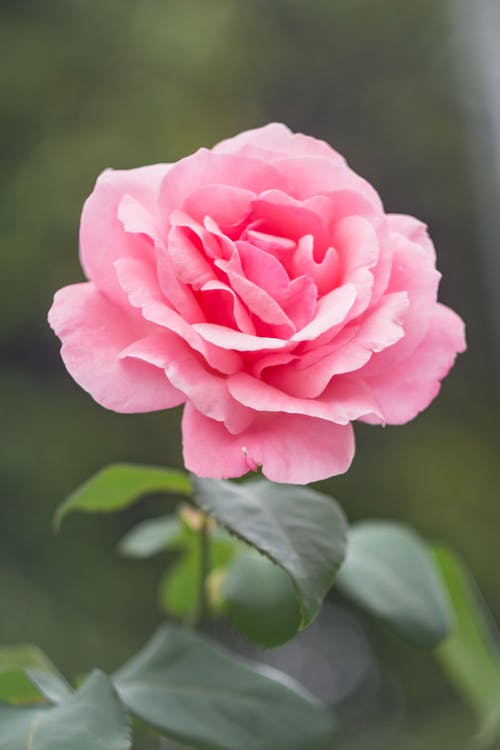
#> input picture Dataset/flower.jpeg, 500 x 750 px
$ jupyter execute CannyEdgeDetctor.ipynb
#> lines starting #> are read from the running program, lines starting #| are printed output that depends on the picture; after the words box and inside, x2 and y2 are one past the last pixel; in counts of white or black regions, pixels touching at a corner belong together
[cell 1]
import numpy as np
import cv2
import matplotlib.pyplot as plt
import math

### Functions Used

[cell 2]
def calculate_filter_size(sigma, T):
    sHalf = round(math.sqrt(-math.log(T) * 2 * sigma**2))
    N= 2*sHalf +1
    return N

def gradient_x(x,y,sigma):
    x1=np.exp(-(x**2+y**2)/(2*sigma**2))
    c=-2*(x)/(2*sigma**2)
    fx= c*x1
    return fx

def gradient_y(x,y,sigma):
    y1=np.exp(-(x**2+y**2)/(2*sigma**2))
    c=-2*(y)/(2*sigma**2)
    fy=c*y1
    return fy

def calculate_gradient (filter_size, sigma):
    fx=np.ndarray((filter_size,filter_size))
    fy=np.ndarray((filter_size,filter_size))
    for x in range (filter_size):
        for y in range (filter_size):
            fx[x,y]=gradient_x(x-int(filter_size/2),y-int(filter_size/2),sigma)
            fy[x,y]=gradient_y(x-int(filter_size/2),y-int(filter_size/2),sigma)
    return fx, fy

def Mask_generater(sigma,T):
    filter_size=calculate_filter_size(sigma, T)
    fx,fy=calculate_gradient(filter_size, sigma)
    return fx, fy

def scale_up(x, scale):
    return np.around(x*scale).astype('int')


def scale_down(x, scale):
    return np.around(x/scale).astype('int')


def convolution(image, kernel, stride):
    image_h, image_w=image.shape
    kernel_h, kernel_w=kernel.shape
    Out_image_h=(image_h-kernel_h)//stride +1
    Out_image_w=(image_w-kernel_w)//stride +1
    output=np.ndarray((Out_image_h,Out_image_w)) #empty output array
    kernel=np.flipud(kernel)
    kernel=np.fliplr(kernel)

    for x in range(Out_image_h-kernel_h+1):
        for y in range (Out_image_w-kernel_w+1):
            image_sliced = image[...,x:x+kernel_h, y:y+kernel_w]
            product = np.multiply(image_sliced,kernel)
            output[x][y]=product.sum()
    return output

def NonMaxSup(magnitude, gradient_direction):
    NonMaxSup_value = np.zeros(magnitude.shape)
    for x in range(1, int(magnitude.shape[0]) - 1):
        for y in range(1, int(magnitude.shape[1]) - 1):
            if((gradient_direction[x,y] >= 0 and gradient_direction[x,y] <= 22.5) or (gradient_direction[x,y] >= 157.5 and gradient_direction[x,y] <= 202.5) or (gradient_direction[x,y] >= 337.5 and gradient_direction[x,y] <= 360)):
                if((magnitude[x,y] > magnitude[x,y+1]) and (magnitude[x,y] > magnitude[x,y-1])):
                    NonMaxSup_value[x,y] = magnitude[x,y]
                else:
                    NonMaxSup_value[x,y] = 0
            if((gradient_direction[x,y] >= 22.5 and gradient_direction[x,y] <= 67.5) or (gradient_direction[x,y] >= 202.5 and gradient_direction[x,y] <= 247.5)):
                if((magnitude[x,y] > magnitude[x+1,y+1]) and (magnitude[x,y] > magnitude[x-1,y-1])):
                    NonMaxSup_value[x,y] = magnitude[x,y]
                else:
                    NonMaxSup_value[x,y] = 0
            if((gradient_direction[x,y] >= 67.5 and gradient_direction[x,y] <= 112.5) or (gradient_direction[x,y] >= 247.5 and gradient_direction[x,y] >= 292.5)):
                if((magnitude[x,y] > magnitude[x+1,y]) and (magnitude[x,y] > magnitude[x-1,y])):
                    NonMaxSup_value[x,y] = magnitude[x,y]
                else:
                    NonMaxSup_value[x,y] = 0
            if((gradient_direction[x,y] >= 112.5 and gradient_direction[x,y] <= 157.5) or (gradient_direction[x,y] <= 292.5 and gradient_direction[x,y] >= 337.5)):
                if((magnitude[x,y] > magnitude[x+1,y-1]) and (magnitude[x,y] > magnitude[x-1,y+1])):
                    NonMaxSup_value[x,y] = magnitude[x,y]
                else:
                    NonMaxSup_value[x,y] = 0

    return NonMaxSup_value

def Thresholded_image(img):
    ThRatio =0.7
    TlRatio = 0.3
    image = np.copy(img)
    height = int(image.shape[0])
    width = int(image.shape[1])
    Th = np.max(image) * ThRatio
    Tl = Th * TlRatio
    for i in range(1,height-1):
        for j in range(1,width-1):
            if(image[i,j] > Th):
                image[i,j] = 1
            elif(image[i,j] < Tl):
                image[i,j] = 0
            else:
                if((image[i-1,j-1] > Th) or (image[i-1,j] > Th) or (image[i-1,j+1] > Th) or(image[i,j-1] > Th)
                   or (image[i,j+1] > Th) or (image[i+1,j-1] > Th) or (image[i+1,j] > Th) or(image[i+1,j+1] > Th)):
                    image[i,j] = 1

    image = (image == 1) * image

    return image

### Variables Used

[cell 3]
sigma = 1
threshold = 0.3
scale = 255
stride = 1

### Mask Generation

[cell 4]
mask_x, mask_y = Mask_generater(sigma,threshold)
Gx= scale_up(mask_x, scale)
Gy= scale_up(mask_y, scale)

### Reading an image

[cell 5]
original = cv2.imread('Dataset/flower.jpeg')
#> original is the input picture: shape (750, 500, 3); mean B, G, R 101.7, 108.5, 129.5
Flower= cv2.cvtColor(original, cv2.COLOR_BGR2GRAY)
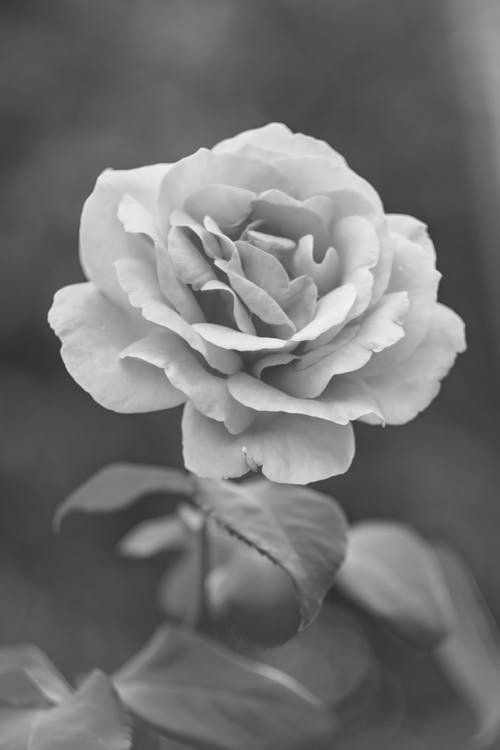
#> Flower: shape (750, 500); min 45, max 244, mean 114
plt.imshow(Flower, cmap='gray')
plt.title('Flower')
plt.savefig('Flower_gray.jpg')
plt.show()

### Convolve masks with image

[cell 6]
Fx = convolution(Flower,Gx,stride)
#> after the loop in convolution, `for x in range(Out_image_h-kernel_h+1):`:
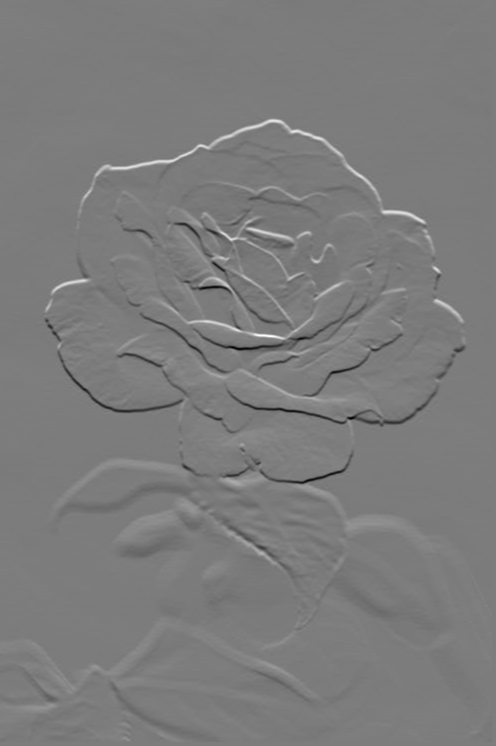
#> output: shape (746, 496) float64; min -81078, max 85134, mean 7; drawn with min black and max white
Fy = convolution(Flower,Gy,stride)
#> call 2 of convolution, with kernel = array of shape (5, 5), stride = 1
#> after the loop in convolution (call 2), `for x in range(Out_image_h-kernel_h+1):`:
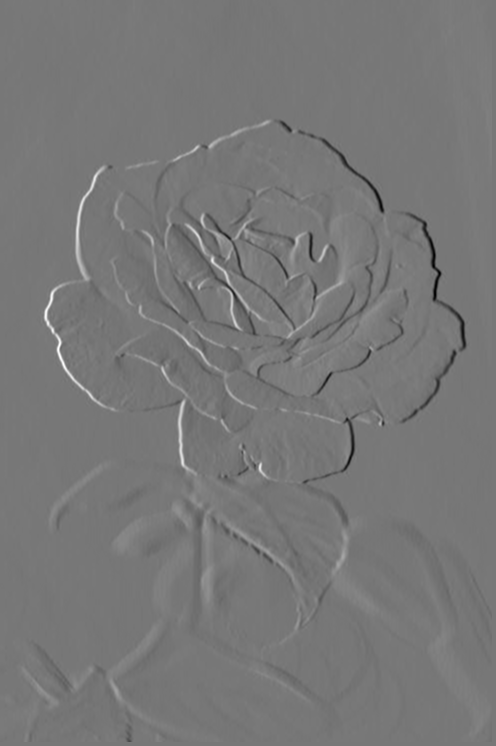
#> output: shape (746, 496) float64; min -69442, max 78341, mean 56.4; drawn with min black and max white
plt.imshow(Fx, cmap='gray')
plt.title('Fx, sigma = 1')
plt.savefig('Results/Flower_Fx_1')
plt.show()
plt.imshow(Fy, cmap='gray')
plt.title('Fy, sigma = 1')
plt.savefig('Results/Flower_Fy_1')
plt.show()

### Magnitude computation

[cell 7]
Magnitude= np.hypot(Fx,Fy)
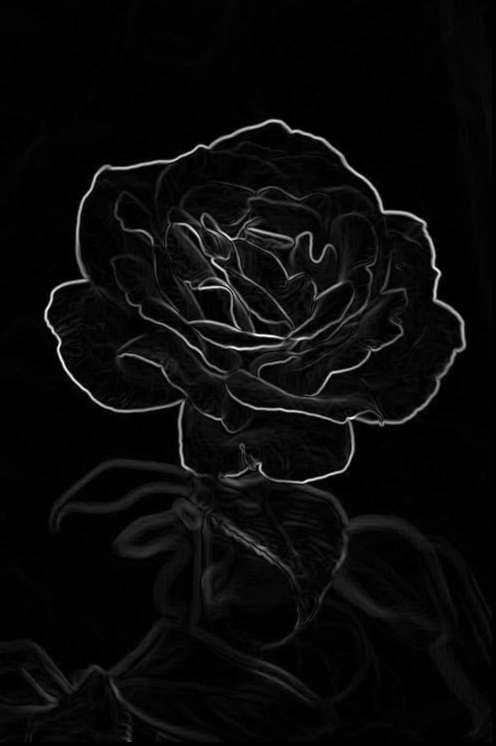
#> Magnitude: shape (746, 496) float64; min 0, max 85312.3, mean 3399.9; drawn with min black and max white
Magnitude = scale_down(Magnitude, scale)
plt.imshow(Magnitude, cmap='gray')
plt.title('Magnitude, sigma = 1')
plt.savefig('Results/Flower_magnitude_1.jpg')
plt.show()

### Quantization

[cell 8]
Gradient_d= np.degrees(np.arctan2(Fy,Fx))+180
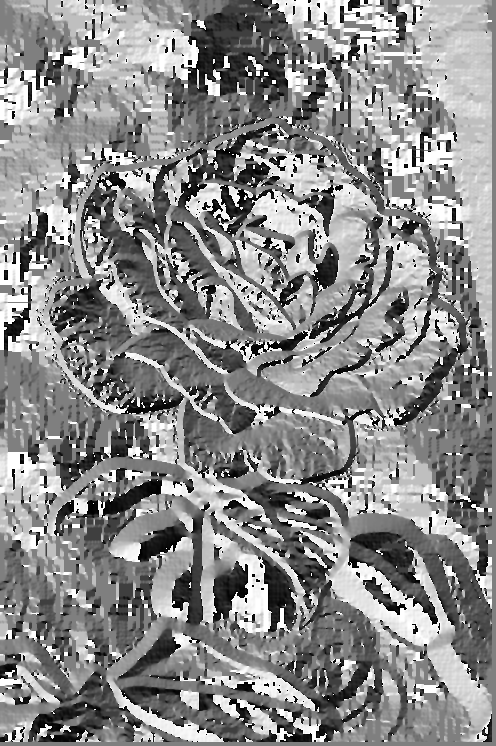
#> Gradient_d: shape (746, 496) float64; min 0.0103, max 360, mean 195.7; drawn with min black and max white
plt.imshow(Gradient_d, cmap='gray')
plt.title('Gradient, sigma = 1')
plt.savefig('Results/Flower_quantized_1')
plt.show()

### Non Maximum Supression

[cell 9]
NonMaxSup_image=NonMaxSup(Magnitude, Gradient_d)
#> after the loop in NonMaxSup, `for x in range(1, int(magnitude.shape[0]) - 1):`:
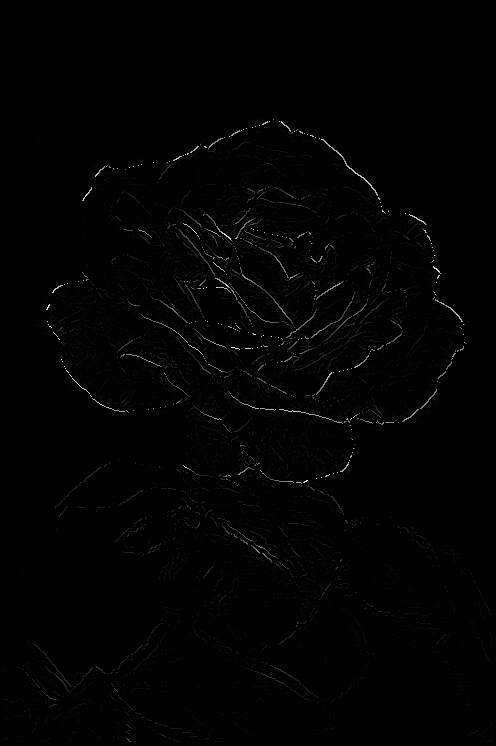
#> NonMaxSup_value: shape (746, 496) float64; min 0, max 335, mean 2.4; drawn with min black and max white
plt.imshow(NonMaxSup_image, cmap='gray')
plt.title('NonMaxSup, sigma = 1')
plt.savefig('Results/Flower_NonMaxSup_1')
plt.show()

### Hysteresis thresholding

[cell 10]
Final_edges = Thresholded_image(NonMaxSup_image)
#> in Thresholded_image, `Th = np.max(image) * ThRatio`: Th = 234.5
#> in Thresholded_image, `Tl = Th * TlRatio`: Tl = 70.35
#> after the loop in Thresholded_image, `for i in range(1,height-1):`:
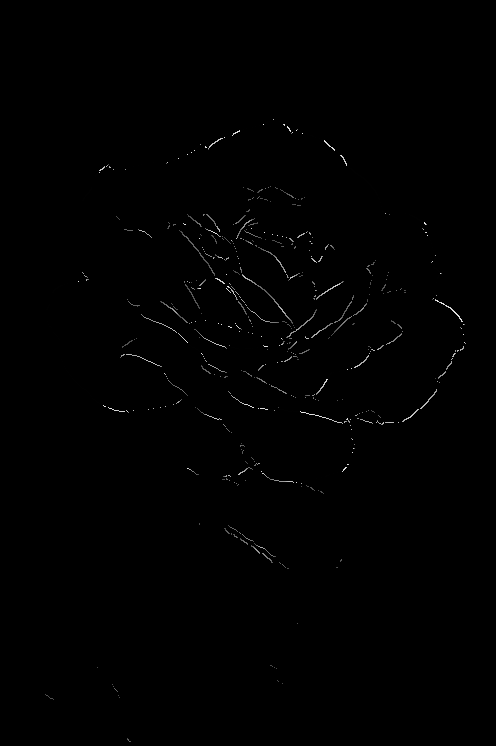
#> image: shape (746, 496) float64; 6.64% of pixels changed, all inside (x1, y1, x2, y2) = (1, 1, 492, 742)
#> in Thresholded_image, `image = (image == 1) * image`:
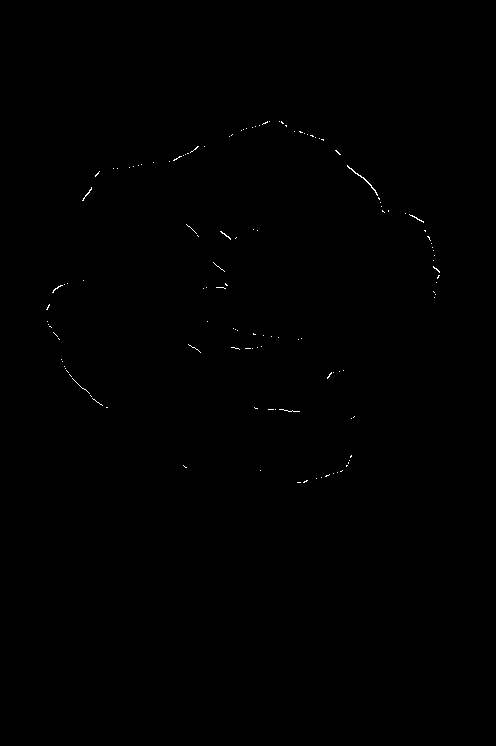
#> image: shape (746, 496) float64; values 0 (black) and 1 (white), 0.15% white in thin lines or dots, all inside (x1, y1, x2, y2) = (46, 121, 440, 483)
